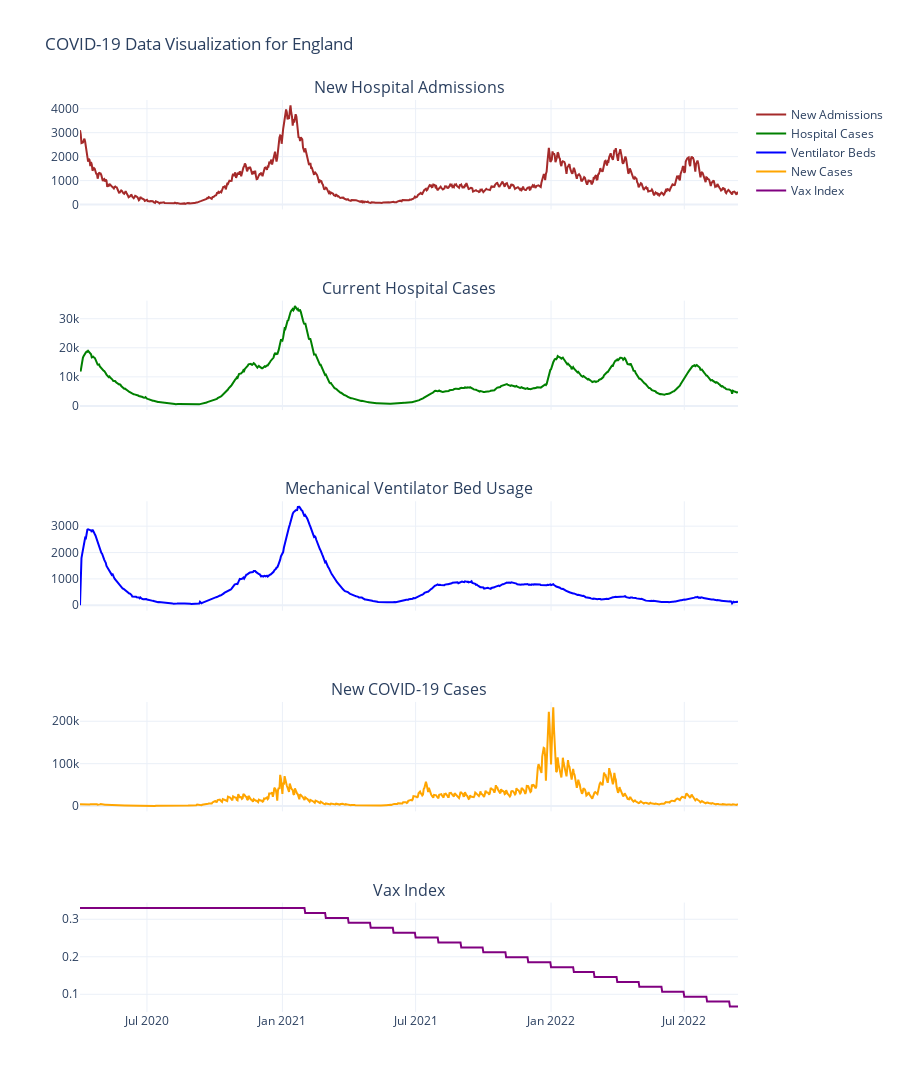

The notebook cell this image was saved under:
### Code cell
# %%
# -----------------------------------
# Data Visualization
# -----------------------------------
# Create Subplots with 5 Rows
fig = sp.make_subplots(
    rows=5, cols=1, 
    shared_xaxes=True, 
    subplot_titles=(
        'New Hospital Admissions', 
        'Current Hospital Cases',
        'Mechanical Ventilator Bed Usage',
        'New COVID-19 Cases',
        'Vax Index'
    )
)

# Plot New Hospital Admissions
fig.add_trace(
    go.Scatter(
        x=data['date'], 
        y=data['newAdmissions'], 
        line=dict(color='brown', width=2), 
        name='New Admissions'
    ), 
    row=1, col=1
)

# Plot Current Hospital Cases
fig.add_trace(
    go.Scatter(
        x=data['date'], 
        y=data['hospitalCases'], 
        line=dict(color='green', width=2), 
        name='Hospital Cases'
    ), 
    row=2, col=1
)

# Plot Mechanical Ventilator Beds Usage
fig.add_trace(
    go.Scatter(
        x=data['date'], 
        y=data['covidOccupiedMVBeds'], 
        line=dict(color='blue', width=2), 
        name='Ventilator Beds'
    ), 
    row=3, col=1
)

# Plot New COVID-19 Cases
fig.add_trace(
    go.Scatter(
        x=data['date'], 
        y=data['new_confirmed'], 
        line=dict(color='orange', width=2), 
        name='New Cases'
    ), 
    row=4, col=1
)

# Plot Vax Index
fig.add_trace(
    go.Scatter(
        x=data['date'], 
        y=data['Vax_index'], 
        line=dict(color='purple', width=2), 
        name='Vax Index'
    ), 
    row=5, col=1
)

# Update Layout
fig.update_layout(
    height=1200, 
    width=900, 
    title_text="COVID-19 Data Visualization for England",
    showlegend=True
)

fig.show()

### Figure 1 — Plotly figure (JSON) as saved in the notebook; plotly's stock layout.template omitted (floating-point values rounded to 4 significant figures; data arrays with more than 128 entries replaced by an {"elided": "..."} marker saying what was removed)
{"data": [{"line": {"color": "brown", "width": 2}, "name": "New Admissions", "type": "scatter", "x": {"elided": "895 str values"}, "xaxis": "x", "y": {"elided": "895 int values"}, "yaxis": "y"}, {"line": {"color": "green", "width": 2}, "name": "Hospital Cases", "type": "scatter", "x": {"elided": "895 str values"}, "xaxis": "x2", "y": {"elided": "895 int values"}, "yaxis": "y2"}, {"line": {"color": "blue", "width": 2}, "name": "Ventilator Beds", "type": "scatter", "x": {"elided": "895 str values"}, "xaxis": "x3", "y": {"elided": "895 int values"}, "yaxis": "y3"}, {"line": {"color": "orange", "width": 2}, "name": "New Cases", "type": "scatter", "x": {"elided": "895 str values"}, "xaxis": "x4", "y": {"elided": "895 int values"}, "yaxis": "y4"}, {"line": {"color": "purple", "width": 2}, "name": "Vax Index", "type": "scatter", "x": {"elided": "895 str values"}, "xaxis": "x5", "y": {"elided": "895 float values"}, "yaxis": "y5"}], "layout": {"annotations": [{"font": {"size": 16}, "showarrow": false, "text": "New Hospital Admissions", "x": 0.5, "xanchor": "center", "xref": "paper", "y": 1, "yanchor": "bottom", "yref": "paper"}, {"font": {"size": 16}, "showarrow": false, "text": "Current Hospital Cases", "x": 0.5, "xanchor": "center", "xref": "paper", "y": 0.78, "yanchor": "bottom", "yref": "paper"}, {"font": {"size": 16}, "showarrow": false, "text": "Mechanical Ventilator Bed Usage", "x": 0.5, "xanchor": "center", "xref": "paper", "y": 0.56, "yanchor": "bottom", "yref": "paper"}, {"font": {"size": 16}, "showarrow": false, "text": "New COVID-19 Cases", "x": 0.5, "xanchor": "center", "xref": "paper", "y": 0.34, "yanchor": "bottom", "yref": "paper"}, {"font": {"size": 16}, "showarrow": false, "text": "Vax Index", "x": 0.5, "xanchor": "center", "xref": "paper", "y": 0.12, "yanchor": "bottom", "yref": "paper"}], "height": 1200, "showlegend": true, "title": {"text": "COVID-19 Data Visualization for England"}, "width": 900, "xaxis": {"anchor": "y", "domain": [0, 1], "matches": "x5", "showticklabels": false}, "xaxis2": {"anchor": "y2", "domain": [0, 1], "matches": "x5", "showticklabels": false}, "xaxis3": {"anchor": "y3", "domain": [0, 1], "matches": "x5", "showticklabels": false}, "xaxis4": {"anchor": "y4", "domain": [0, 1], "matches": "x5", "showticklabels": false}, "xaxis5": {"anchor": "y5", "domain": [0, 1]}, "yaxis": {"anchor": "x", "domain": [0.88, 1]}, "yaxis2": {"anchor": "x2", "domain": [0.66, 0.78]}, "yaxis3": {"anchor": "x3", "domain": [0.44, 0.56]}, "yaxis4": {"anchor": "x4", "domain": [0.22, 0.34]}, "yaxis5": {"anchor": "x5", "domain": [0, 0.12]}}}
